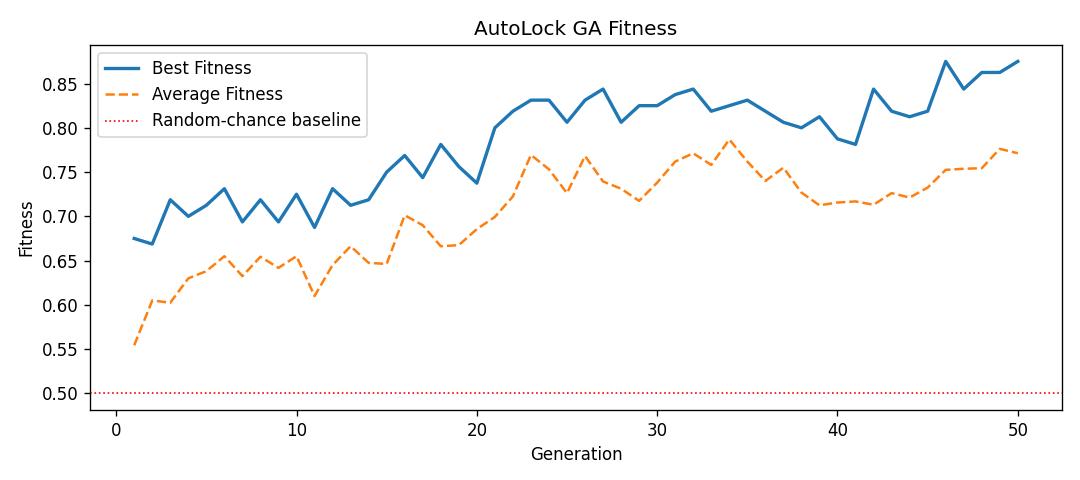
#> input picture Autolock/best_verilog_fitness_history.png, 1080 x 480 px
$ python -i RTL_AutoLock.py   (imports and definitions only)
#> lines starting #> are read from the running program, lines starting #| are printed output that depends on the picture
"""
AutoLock Unified — Logic Locking via Genetic Algorithm
Supports BOTH:
  1. Gate-instantiation netlists  (xor g1 (.a(a), .b(b), .out(w1));)
  2. RTL assign-based netlists    (assign new_n44 = ~G1GAT;)

Output: locked Verilog + key file. Feed the .v to your own bench converter.

Usage:
    python autolock_unified.py [verilog_file] [options]
    python autolock_unified.py c432.v
    python autolock_unified.py c432.v --key-length 16 --generations 30
    python autolock_unified.py --help
"""

import random
import copy
import sys
import re
import argparse
from collections import defaultdict

try:
    import matplotlib.pyplot as plt
    HAS_MATPLOTLIB = True
except ImportError:
    HAS_MATPLOTLIB = False


# ─────────────────────────────────────────────
# GLOBAL DEFAULTS (overridden by CLI args)
# ─────────────────────────────────────────────

POPULATION_SIZE   = 10
NUM_GENERATIONS   = 50
MUTATION_RATE     = 0.15
CROSSOVER_RATE    = 0.7
KEY_LENGTH        = 64

_ATTACK_TRIALS_GA    = 5
_ATTACK_TRIALS_FINAL = 30

OUTPUT_PORTS = {'ZN', 'Z', 'Y', 'Q', 'QN', 'out', 'y', 'q', 'z', 'o', 'sum', 'cout'}
CLOCK_PORTS  = {'CK', 'CLK', 'clock', 'clk', 'SE', 'SI', 'CDN', 'SDN'}
RESERVED_NETS = {'clock', 'clk', 'reset', 'rst', 'vdd', 'gnd'}
CONSTANT_RE = re.compile(r"\d+'[bhdBHD][0-9a-fA-FxXzZ_]+")

SAMPLE_VERILOG = """
module simple_adder (
    input  wire a, b, cin,
    output wire sum, cout
);
    wire w1, w2, w3;
    xor g1 (.a(a),  .b(b),   .out(w1));
    xor g2 (.a(w1), .b(cin), .out(sum));
    and g3 (.a(a),  .b(b),   .out(w2));
    and g4 (.a(w1), .b(cin), .out(w3));
    or  g5 (.a(w2), .b(w3),  .out(cout));
endmodule
"""

# ─────────────────────────────────────────────
# HELPERS
# ─────────────────────────────────────────────

def is_constant(signal: str) -> bool:
    return bool(CONSTANT_RE.fullmatch(signal.strip()))

def strip_comments(text: str) -> str:
    text = re.sub(r'//[^\n]*', '', text)
    text = re.sub(r'/\*.*?\*/', '', text, flags=re.DOTALL)
    return text


# ─────────────────────────────────────────────
# NETLIST TYPE DETECTION
# ─────────────────────────────────────────────

def detect_netlist_type(source: str) -> str:
    """
    Returns 'assign' if the module is primarily assign-based RTL,
    or 'gate' if it uses gate instantiation.
    """
    src = strip_comments(source)
    assign_count = len(re.findall(r'\bassign\b', src))
    # Count gate instantiations (lines with .port(net) pattern but not module header)
    gate_count = len(re.findall(r'\.\w+\s*\(\s*\w+\s*\)', src))
    # Rough heuristic: if many assigns and few relative gate instances
    if assign_count > 5 and assign_count * 2 > gate_count:
        return 'assign'
    return 'gate'


# [14 lines of commented-out code are left out]

# [207 lines left out: functions parse_assign_expr, parse_verilog_assign, parse_verilog_gate, not called in this run]


# ─────────────────────────────────────────────
# 3. UNIFIED PARSER
# ─────────────────────────────────────────────

def parse_verilog(source: str) -> dict:
    mode = detect_netlist_type(source)
    print(f"Detected netlist mode: {mode.upper()}")
    if mode == 'assign':
        return parse_verilog_assign(source)
    else:
        return parse_verilog_gate(source)


# ─────────────────────────────────────────────
# 4. GRAPH BUILDER
# ─────────────────────────────────────────────

# [214 lines left out: functions _get_gate_io, build_graph, is_descendant, generate_initial_population, _get_gate_io_keys, apply_locking and 1 more, not called in this run]


def simulate_attack(individual, graph, nodes, n_trials=_ATTACK_TRIALS_GA):
    return sum(simulate_attack_once(individual, graph, nodes) for _ in range(n_trials)) / n_trials


def compute_fitness(individual, graph, nodes, n_trials=_ATTACK_TRIALS_GA):
    return 1.0 - simulate_attack(individual, graph, nodes, n_trials)


# ─────────────────────────────────────────────
# 9. SELECTION / CROSSOVER / MUTATION
# ─────────────────────────────────────────────

# [339 lines left out: functions select_parents, crossover, mutate, run_genetic_algorithm, format_locked_verilog_assign, format_locked_verilog_gate and 4 more, not called in this run]


# [2 lines not run here, left out]

>>> import cv2
>>> picture = cv2.imread('best_verilog_fitness_history.png', cv2.IMREAD_GRAYSCALE)
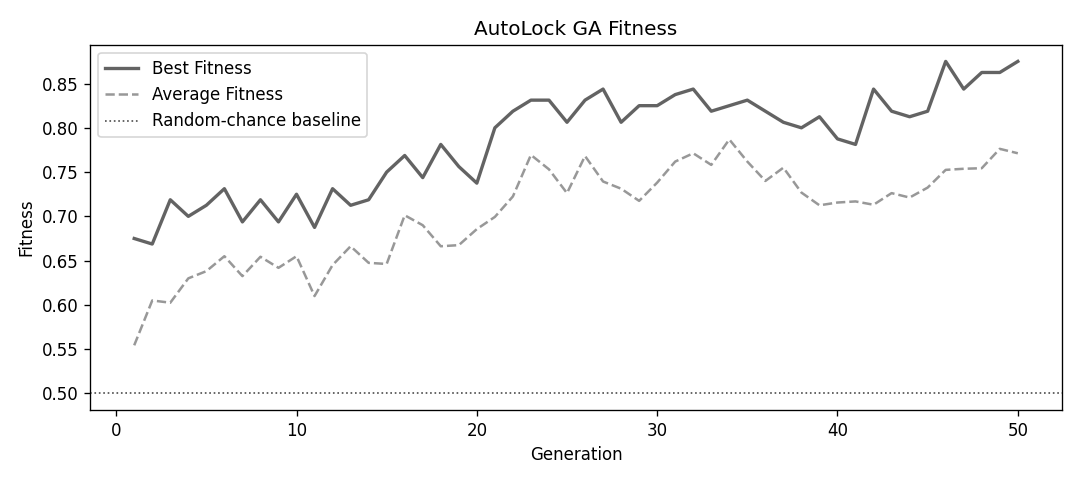
#> picture: shape (480, 1080); min 0, max 255, mean 248.8
#> (the run stopped early here; a loop or call above may not have finished)
